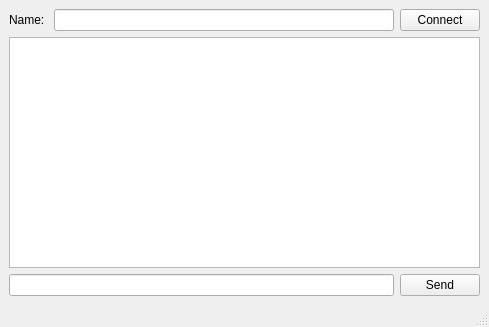
<?xml version="1.0" encoding="UTF-8"?>
<ui version="4.0">
 <class>MainWindow</class>
 <widget class="QMainWindow" name="MainWindow">
  <property name="geometry">
   <rect>
    <x>0</x>
    <y>0</y>
    <width>489</width>
    <height>327</height>
   </rect>
  </property>
  <property name="windowTitle">
   <string>MainWindow</string>
  </property>
  <widget class="QWidget" name="centralwidget">
   <layout class="QVBoxLayout" name="verticalLayout">
    <item>
     <layout class="QHBoxLayout" name="horizontalLayout">
      <item>
       <widget class="QLabel" name="label">
        <property name="text">
         <string>Name: </string>
        </property>
       </widget>
      </item>
      <item>
       <widget class="QLineEdit" name="name_edit"/>
      </item>
      <item>
       <widget class="QPushButton" name="connect_btn">
        <property name="text">
         <string>Connect</string>
        </property>
       </widget>
      </item>
     </layout>
    </item>
    <item>
     <widget class="QTextBrowser" name="textBrowser"/>
    </item>
    <item>
     <layout class="QHBoxLayout" name="horizontalLayout_2">
      <property name="topMargin">
       <number>0</number>
      </property>
      <item>
       <widget class="QLineEdit" name="message_edit"/>
      </item>
      <item>
       <widget class="QPushButton" name="send_btn">
        <property name="text">
         <string>Send</string>
        </property>
       </widget>
      </item>
     </layout>
    </item>
   </layout>
  </widget>
  <widget class="QMenuBar" name="menubar">
   <property name="geometry">
    <rect>
     <x>0</x>
     <y>0</y>
     <width>489</width>
     <height>21</height>
    </rect>
   </property>
  </widget>
  <widget class="QStatusBar" name="statusbar"/>
 </widget>
 <resources/>
 <connections/>
</ui>
